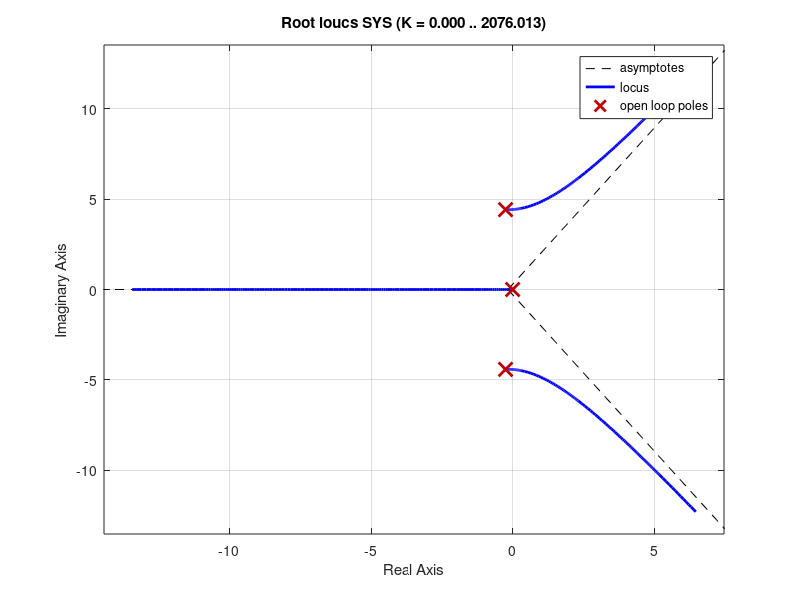

Write MATLAB code to recreate this figure.
clear, clc

m = 3.2; l = 0.5; c = 0.4; g = 9.8;

G = tf(1,[m*l^2, c, m*g*l]);
C = tf(1,[1,0]);

SYS = C*G;

rlocus(SYS)

